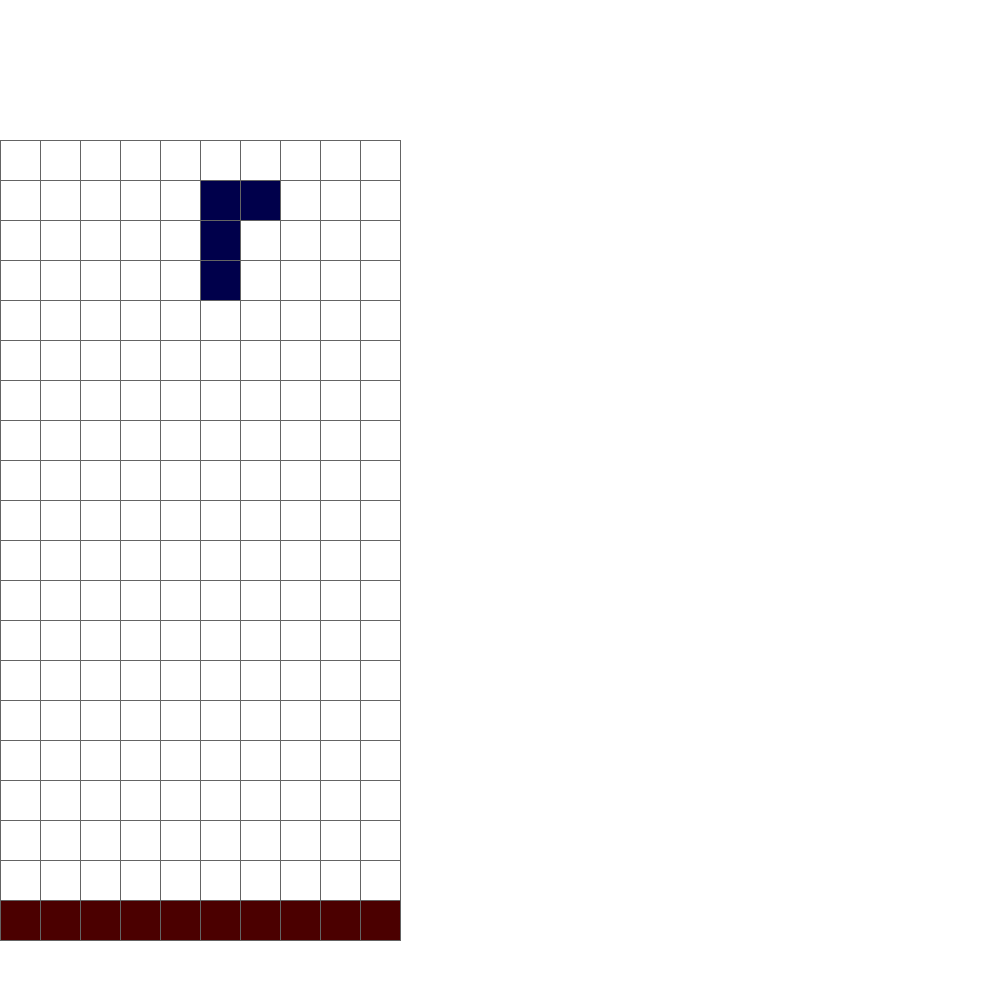
Frame 1 (no input)
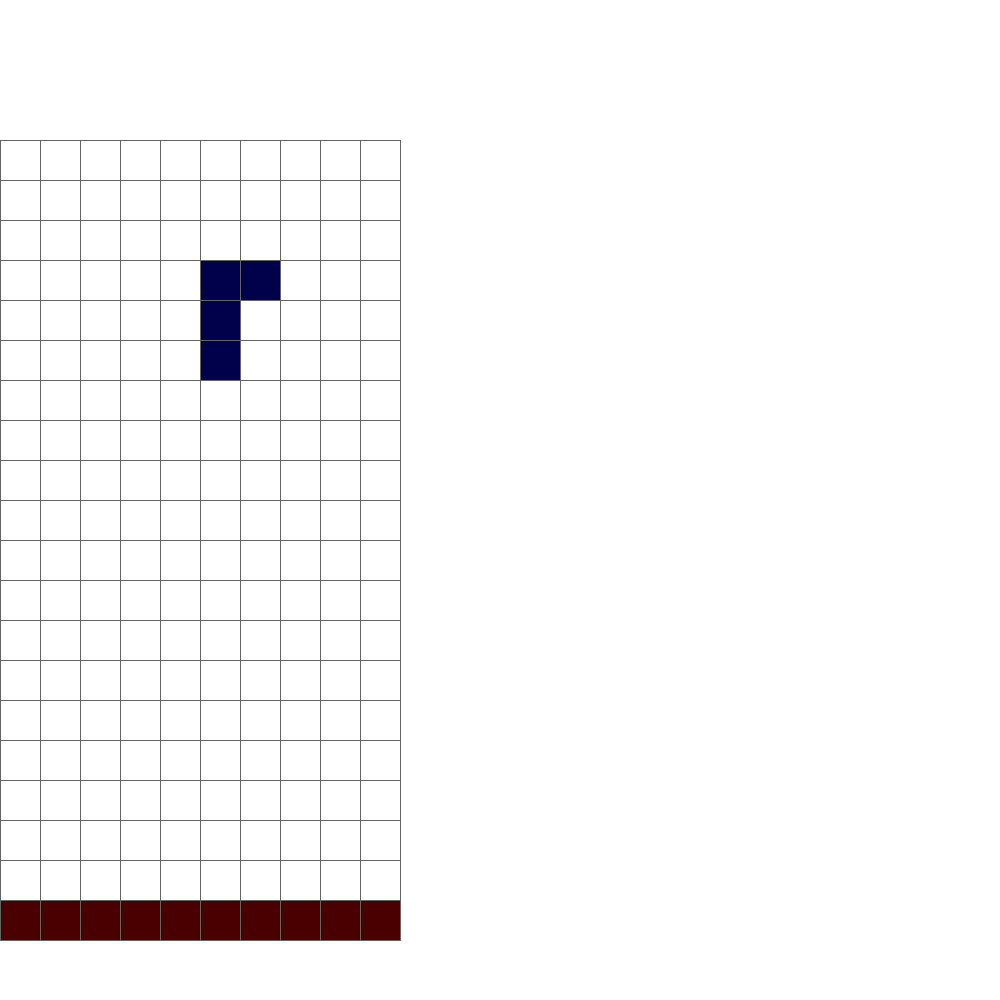
Frame 60 (the mouse pressed at the canvas centre just before this capture)
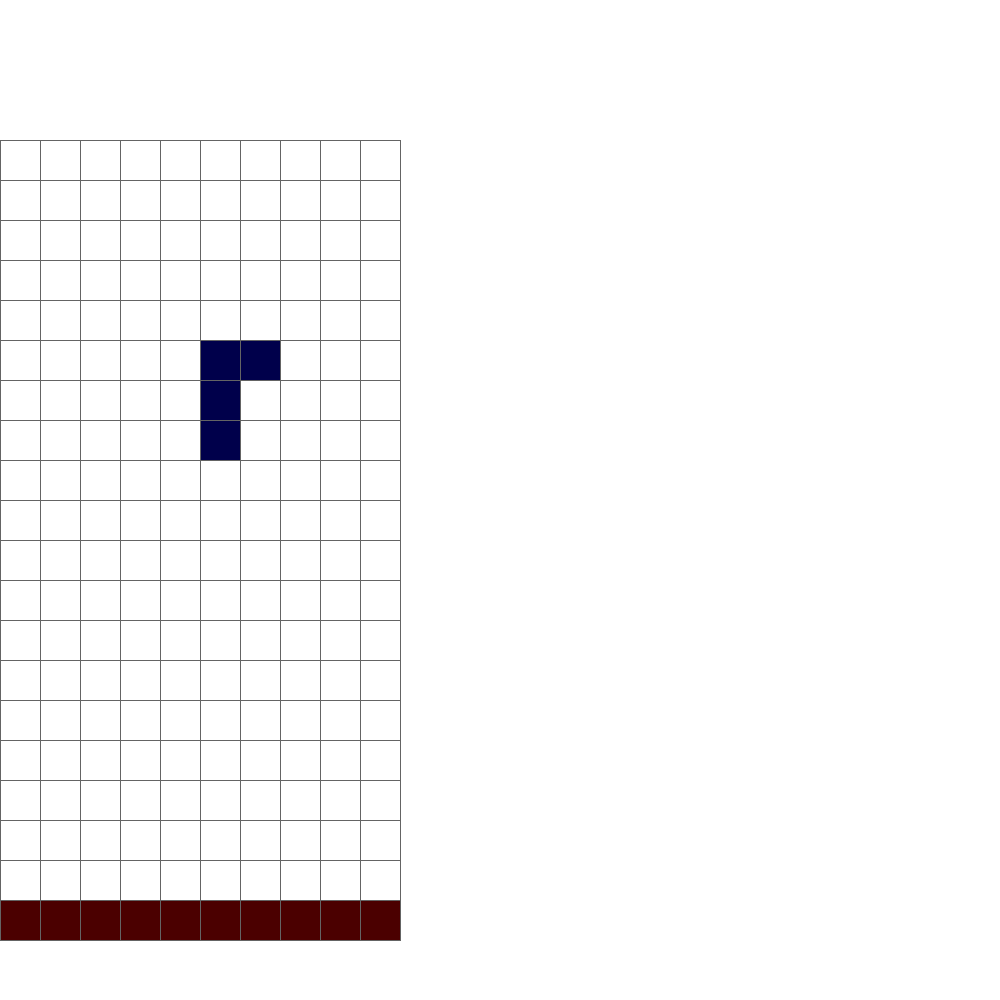
Frame 120 (the mouse held since frame 60 and released just before this capture)

The Processing sketch that drew these frames (run headless with seeded random() and noise(); from frame 60 on, the mouse is pressed at the canvas centre):

// Processing sketch: main
// ── main.pde
//-----------------------------------------------
//GAME VARIABLES
//-----------------------------------------------
int[][] board = new int[10][20];
int cellsize = 40;
color type1 = color(75, 0, 0);
color type2 = color(0, 75, 0);
color type3 = color(0, 0, 75);
color type4 = color(75, 0, 75);
//-----------------------------------------------

int cs = cellsize;
Piece currentBlock;
int time;

class Point {
  int ox, oy;
  private int x, y;
  int type;
  
  Point(int ox, int oy, int x, int y, int type) {
    this.ox = ox;
    this.oy = oy;
    this.x = x;
    this.y = y;
    this.type = type;
  }
  
  int x() {
    return ox + x;
  }
  
  int y() {
    return oy + y;
  }
  
  private int roundup(float f) {
    if (f > .001)
      return 1;
    else if (f < -.001)
      return -1;
    else
      return 0;
  }
  
  void rotate() {
    if (x != 0 || y != 0) {
      float angle = atan2(y, x);
      angle -= PI/2;
      x = roundup(cos(angle));
      y = roundup(sin(angle));
    }
  }
  
  boolean canFall() {
    return this.y() != 0 && board[this.x()][this.y()-1] == 0;
  }
  
  boolean canLeft() {
    return this.x() != 0 && board[this.x()-1][this.y()] == 0;
  }
  
  boolean canRight() {
    return (this.x() != board.length-1) && board[this.x()+1][this.y()] == 0;
  }
  
  void draw() {
    rect(this.x()*cs, 900-this.y()*cs, cs, cs);
  }
}

class Piece {
  Point[] blocks;
  int shape;
  
  Piece(int x, int y, int shape) {
    this.shape = shape;
    this.blocks = new Point[5];
    generateBlocks(x, y);
  }
  
  private void makeT(int x, int y) {
    this.blocks[0] = new Point(x, y, -1, 0, shape);
    this.blocks[1] = new Point(x, y, 1, 0, shape);
    this.blocks[2] = new Point(x, y, 0, 0, shape);
    this.blocks[3] = new Point(x, y, 0, 1, shape);
  }
  
  private void makeL1(int x, int y) {
    this.blocks[0] = new Point(x, y, -1, 1, shape);
    this.blocks[1] = new Point(x, y, 0, 1, shape);
    this.blocks[2] = new Point(x, y, 0, 0, shape);
    this.blocks[3] = new Point(x, y, 0, -1, shape);
  }
  
  private void makeL2(int x, int y) {
    this.blocks[0] = new Point(x, y, 1, 1, shape);
    this.blocks[1] = new Point(x, y, 0, 1, shape);
    this.blocks[2] = new Point(x, y, 0, 0, shape);
    this.blocks[3] = new Point(x, y, 0, -1, shape);
  }
  
  private void makeBox(int x, int y) {
    this.blocks[0] = new Point(x, y, -1, -1, shape);
    this.blocks[1] = new Point(x, y, -1, 0, shape);
    this.blocks[2] = new Point(x, y, 0, -1, shape);
    this.blocks[3] = new Point(x, y, 0, 0, shape);
  }
  
  private void generateBlocks(int x, int y) {
    switch (this.shape) {
      case 1:
        makeT(x, y);
        break;
      case 2:
        makeL1(x, y);
        break;
      case 3:
        makeL2(x, y);
        break;
      case 4:
        makeBox(x, y);
        break;
    }
  }
    
  private void makeStatic() {
    for (Point p : blocks)
      if (p != null)
        board[p.x()][p.y()] = p.type;
  }
  
  private void goLeft() {
    for (Point p : blocks)
      if (p != null)
        p.ox--;
  }
  
  private void goRight() {
    for (Point p : blocks)
      if (p != null)
        p.ox++;
  }
  
  private void goDown() {
    for (Point p : blocks)
      if (p != null)
        p.oy--;
  }
  
  private void goUp() {
    for (Point p : blocks)
      if (p != null)
        p.oy++;
  }
  
  void fall() {
    boolean canFall = true;
    
    for (Point p : blocks)
      if (p != null && !p.canFall())
        canFall = false;
    
    if (canFall) {
      goDown();
    } else {
      makeStatic();
      generatePiece();
    }
  }
  
  void left() {
    boolean canLeft = true;
    
    for (Point p : blocks)
      if (p != null && !p.canLeft())
        canLeft = false;
    
    if (canLeft) goLeft();
  }
  
  void right() {
    boolean canRight = true;
    
    for (Point p : blocks)
      if (p != null && !p.canRight())
        canRight = false;
    
    if (canRight) goRight();
  }
  
  void rotate() {
    if (shape == 4) return;
    
    for (Point p : blocks) {
      if (p != null) {
        p.rotate();
        
        if (p.x() < 0)
          goRight();
        else if (p.x() >= board.length)
          goLeft();
        else if (board[p.x()][p.y()] != 0)
          goUp();
      }
    }
  }
  
  void draw() {
    switch (shape) {
      case 0:
        fill(255, 255, 255);
        break;
      case 1:
        fill(type1);
        break;
      case 2:
        fill(type2);
        break;
      case 3:
        fill(type3);
        break;
      case 4:
        fill(type4);
        break;
    }
    for (Point block : blocks) {
      if (block != null)
        block.draw();
    }
  }
}

void generatePiece() {
  currentBlock = new Piece(5, 17, (int)random(4)+1);
}

void setup() {
  size(1000, 1000);
  //for (int r=0; r<board.length; r++) {
  //  for (int c=0; c<board[r].length; c++) {
  //    board[r][c] = (int)random(5);
  //  }
  //}
  
  for (int c=0; c<board.length; c++) {
    board[c][0] = 1;
  }
  
  generatePiece();
  time = millis();
}

void keyReleased() {
  if (key == CODED) {
    if (keyCode == DOWN)
      currentBlock.fall();
    else if (keyCode == UP)
      currentBlock.rotate();
    else if (keyCode == LEFT)
      currentBlock.left();
    else if (keyCode == RIGHT)
      currentBlock.right();
  }
}

void draw() {
  background(255, 255, 255);
  
  if (millis() - time > 500) {
    currentBlock.fall();
    time = millis();
  }
  
  for (int r=0; r<board.length; r++) {
    for (int c=0; c<board[r].length; c++) {
      noStroke();
      switch (board[r][c]) {
        case 0:
          fill(255, 255, 255);
          break;
        case 1:
          fill(type1);
          break;
        case 2:
          fill(type2);
          break;
        case 3:
          fill(type3);
          break;
        case 4:
          fill(type4);
          break;
      }
      rect(r*cs, 900-c*cs, cs, cs);
    }
  }
      
  currentBlock.draw();
  
  for (int r=0; r<board.length; r++) {
    for (int c=0; c<board[r].length; c++) {
      stroke(100, 100, 100);
      noFill();
      rect(r*cs, 900-c*cs, cs, cs);
    }
  }
}
